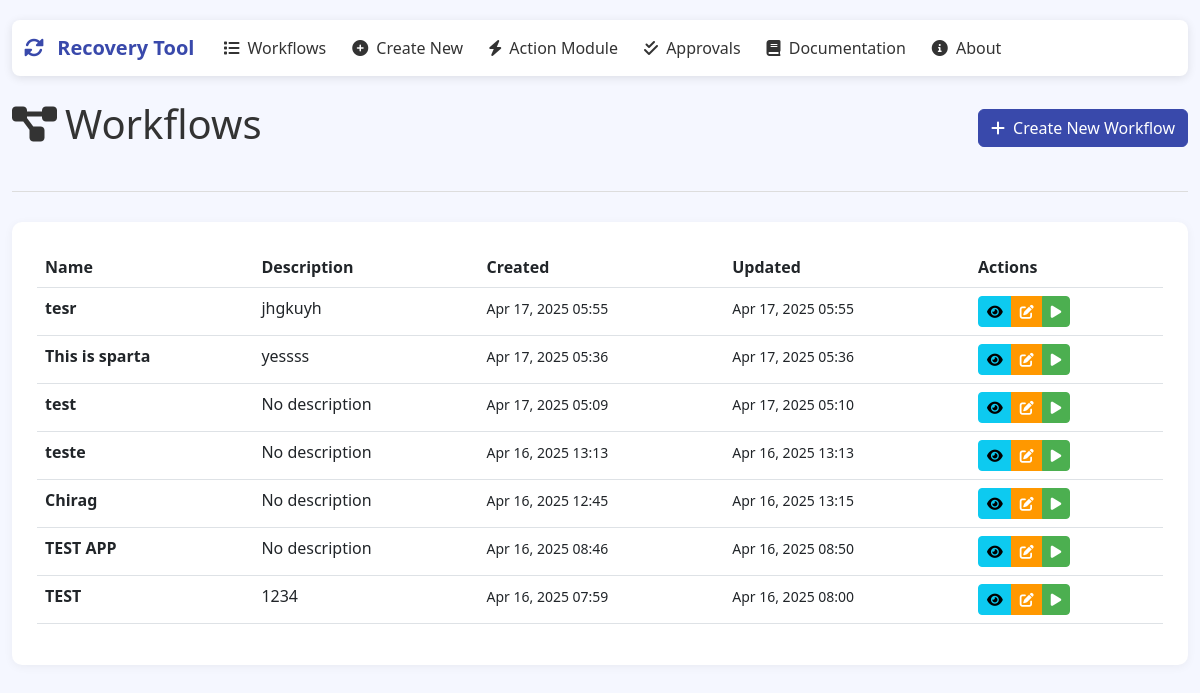
Page /workflows/ on the earlier database version.
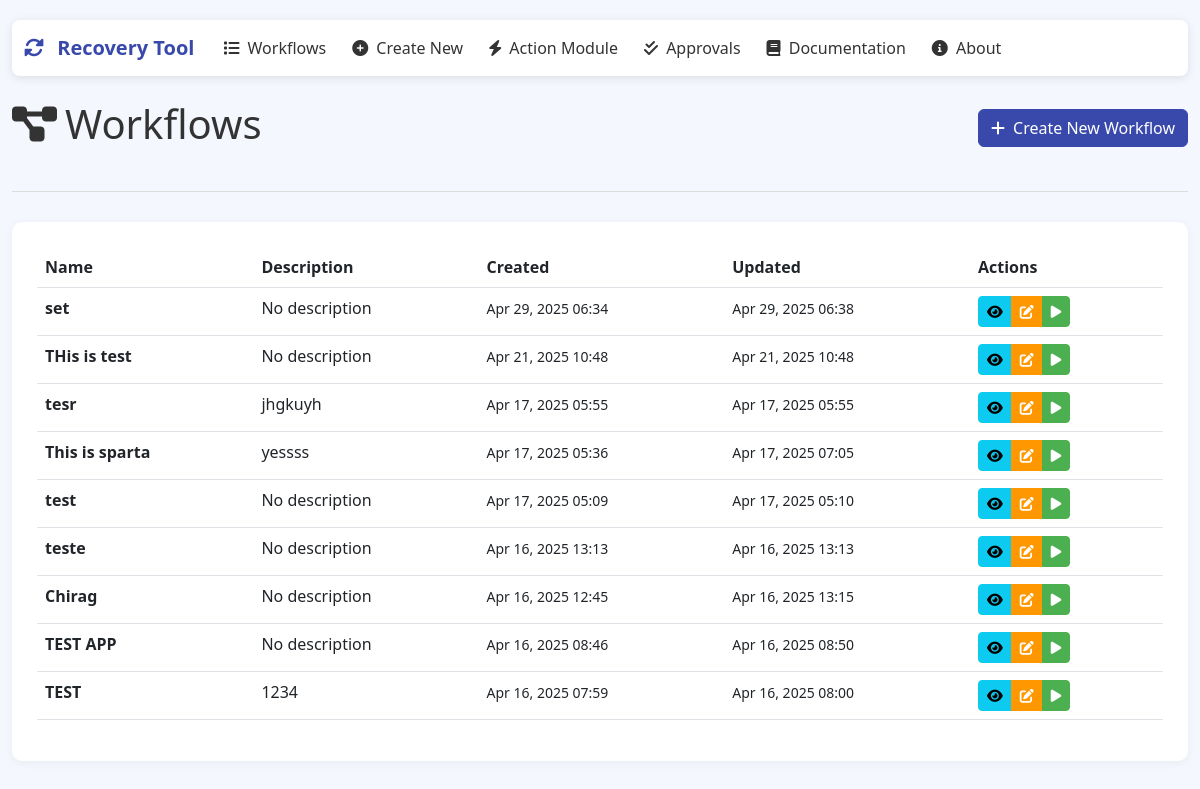
Same page on the later database version.
### workflow_builder/models.py (models this page shows, shortened)
class Workflow(models.Model):
    id = models.UUIDField(primary_key=True, default=uuid.uuid4, editable=False)
    name = models.CharField(max_length=255)
    description = models.TextField(blank=True, null=True)
    created_at = models.DateTimeField(auto_now_add=True)
    updated_at = models.DateTimeField(auto_now=True)
    yaml_content = models.TextField(blank=True, null=True)

### workflow_builder/views.py (the view)
# urls.py: path('', views.workflow_list, name='workflow_list'),
def workflow_list(request):
    all_workflows = Workflow.objects.all().order_by('-created_at')
    approved_workflows = []
    for workflow in all_workflows:
        pending_requests = ApprovalRequest.objects.filter(
            workflow=workflow,
            status='pending'
        ).exists()
        if not pending_requests:
            approved_workflows.append(workflow)
    return render(request, 'workflow_builder/workflow_list.html', {
        'workflows': approved_workflows
    })

### workflow_builder/templates/workflow_builder/workflow_list.html (shortened to what this page needs)
{% extends 'workflow_builder/base.html' %}
{% block content %}
<div class="page-header">
    <div class="header-with-button">
        <h1><i class="fas fa-project-diagram me-2"></i>Workflows</h1>
        <a href="{% url 'create_workflow' %}" class="btn btn-primary">
            <i class="fas fa-plus me-1"></i> Create New Workflow
        </a>
    </div>
</div>
<div class="workflow-list-container">
    {% if workflows %}
        <div class="table-responsive">
            <table class="table table-hover">
                <thead>
                    <tr>
                        <th>Name</th>
                        <th>Description</th>
                        <th>Created</th>
                        <th>Updated</th>
                        <th>Actions</th>
                    </tr>
                </thead>
                <tbody>
                    {% for workflow in workflows %}
                    <tr>
                        <td class="fw-bold">{{ workflow.name }}</td>
                        <td>{{ workflow.description|truncatechars:50|default:"No description" }}</td>
                        <td><small>{{ workflow.created_at|date:"M d, Y H:i" }}</small></td>
                        <td><small>{{ workflow.updated_at|date:"M d, Y H:i" }}</small></td>
                        <td>
                            <div class="btn-group">
                                <a href="{% url 'view_workflow' workflow.id %}" class="btn btn-sm btn-info">
                                    <i class="fas fa-eye"></i>
                                </a>
                                <a href="{% url 'edit_workflow' workflow.id %}" class="btn btn-sm btn-warning">
                                    <i class="fas fa-edit"></i>
                                </a>
                                <a href="{% url 'execute_workflow' workflow.id %}" class="btn btn-sm btn-success">
                                    <i class="fas fa-play"></i>
                                </a>
                            </div>
                        </td>
                    </tr>
                    {% endfor %}
                </tbody>
            </table>
        </div>
    {% endif %}
</div>
{% endblock %}

### workflow_builder/templates/workflow_builder/base.html (shortened to what this page needs)
<!DOCTYPE html>
<html lang="en">
<head>
    <link href="https://cdn.jsdelivr.net/npm/bootstrap@5.3.0-alpha1/dist/css/bootstrap.min.css" rel="stylesheet">
    <link href="https://cdn.jsdelivr.net/npm/select2@4.1.0-rc.0/dist/css/select2.min.css" rel="stylesheet" />
    <link rel="stylesheet" href="https://cdn.jsdelivr.net/npm/select2-bootstrap-5-theme@1.3.0/dist/select2-bootstrap-5-theme.min.css" />
    <link rel="stylesheet" href="https://cdnjs.cloudflare.com/ajax/libs/font-awesome/6.0.0/css/all.min.css">
</head>
<body>
    <div class="container">
        <nav class="navbar navbar-expand-lg navbar-light bg-light mb-4">
            <div class="container-fluid">
                <a class="navbar-brand" href="{% url 'workflow_list' %}">
                    <i class="fas fa-sync-alt me-2"></i> Recovery Tool
                </a>
                <div class="collapse navbar-collapse" id="navbarNav">
                    <ul class="navbar-nav">
                        <li class="nav-item">
                            <a class="nav-link" href="{% url 'workflow_list' %}">
                                <i class="fas fa-list me-1"></i> Workflows
                            </a>
                        </li>
                        <li class="nav-item">
                            <a class="nav-link" href="{% url 'create_workflow' %}">
                                <i class="fas fa-plus-circle me-1"></i> Create New
                            </a>
                        </li>
                        <li class="nav-item">
                            <a class="nav-link" href="{% url 'action_module' %}">
                                <i class="fas fa-bolt me-1"></i> Action Module
                            </a>
                        </li>
                        <li class="nav-item">
                            <a class="nav-link" href="{% url 'approval_list' %}">
                                <i class="fas fa-check-double me-1"></i> Approvals
                            </a>
                        </li>
                        <li class="nav-item">
                            <a class="nav-link" href="{% url 'documentation' %}">
                                <i class="fas fa-book me-1"></i> Documentation
                            </a>
                        </li>
                        <li class="nav-item">
                            <a class="nav-link" href="{% url 'about' %}">
                                <i class="fas fa-info-circle me-1"></i> About
                            </a>
                        </li>
                    </ul>
                </div>
            </div>
        </nav>
        <div class="content">
            {% block content %}{% endblock %}
        </div>
    </div>
</body>
</html>

### workflow_builder/templates/workflow_builder/base.html (style rules this page uses)
:root { --primary-color: #3949ab; --primary-light: #6f74dd; --primary-dark: #00227b; --secondary-color: #ef6c00; --secondary-light: #ff9d3f; --secondary-dark: #b53d00; --background-light: #f5f7ff; --text-color: #333; --border-color: #ddd; --success-color: #4caf50; --danger-color: #f44336; --warning-color: #ff9800; --info-color: #2196f3; }
body { background-color: var(--background-light); color: var(--text-color); font-family: 'Segoe UI', Tahoma, Geneva, Verdana, sans-serif; padding-top: 20px; padding-bottom: 20px; }
.navbar { background-color: white !important; box-shadow: 0 2px 10px rgba(0, 0, 0, 0.1); border-radius: 8px; margin-bottom: 25px; }
.navbar-brand { font-weight: 600; color: var(--primary-color) !important; }
.nav-link { font-weight: 500; color: var(--text-color) !important; margin: 0 5px; transition: color 0.3s; }
.container { max-width: 1200px; }
.btn-primary { background-color: var(--primary-color); border-color: var(--primary-color); }
.btn-success { background-color: var(--success-color); border-color: var(--success-color); }
.btn-warning { background-color: var(--warning-color); border-color: var(--warning-color); color: white; }
.workflow-list-container { background-color: white; border-radius: 10px; padding: 25px; box-shadow: 0 2px 10px rgba(0, 0, 0, 0.05); }
.header-with-button { display: flex; justify-content: space-between; align-items: center; margin-bottom: 20px; }
.page-header { margin-bottom: 30px; border-bottom: 1px solid var(--border-color); padding-bottom: 15px; }

Differences in the rows shown:
added Workflow: name "set", description "No description", created_at "Apr 29, 2025 06:34", updated_at "Apr 29, 2025 06:38"
added Workflow: name "THis is test", description "No description", created_at "Apr 21, 2025 10:48", updated_at "Apr 21, 2025 10:48"
changed Workflow "This is sparta": updated_at "Apr 17, 2025 05:36" → "Apr 17, 2025 07:05"
